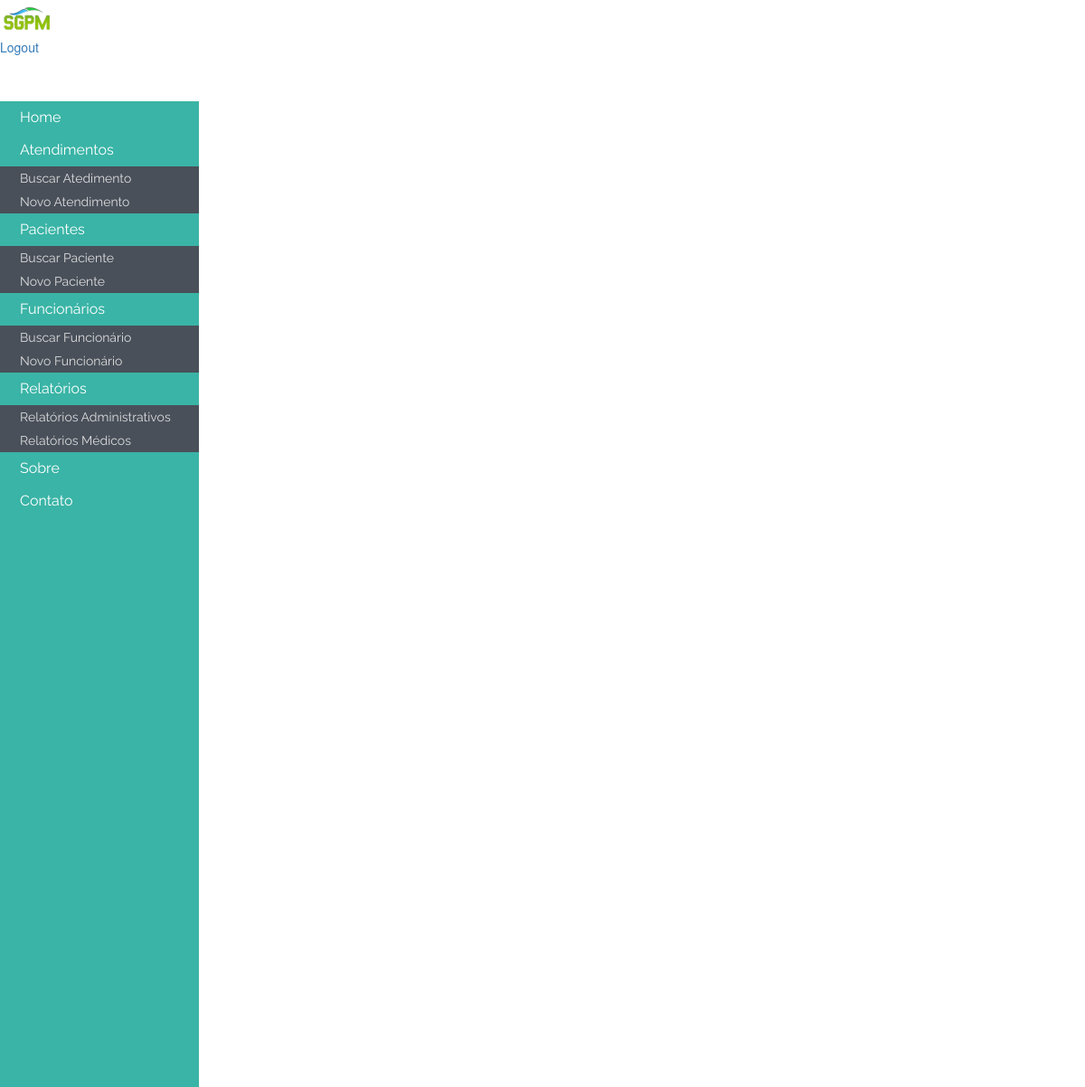
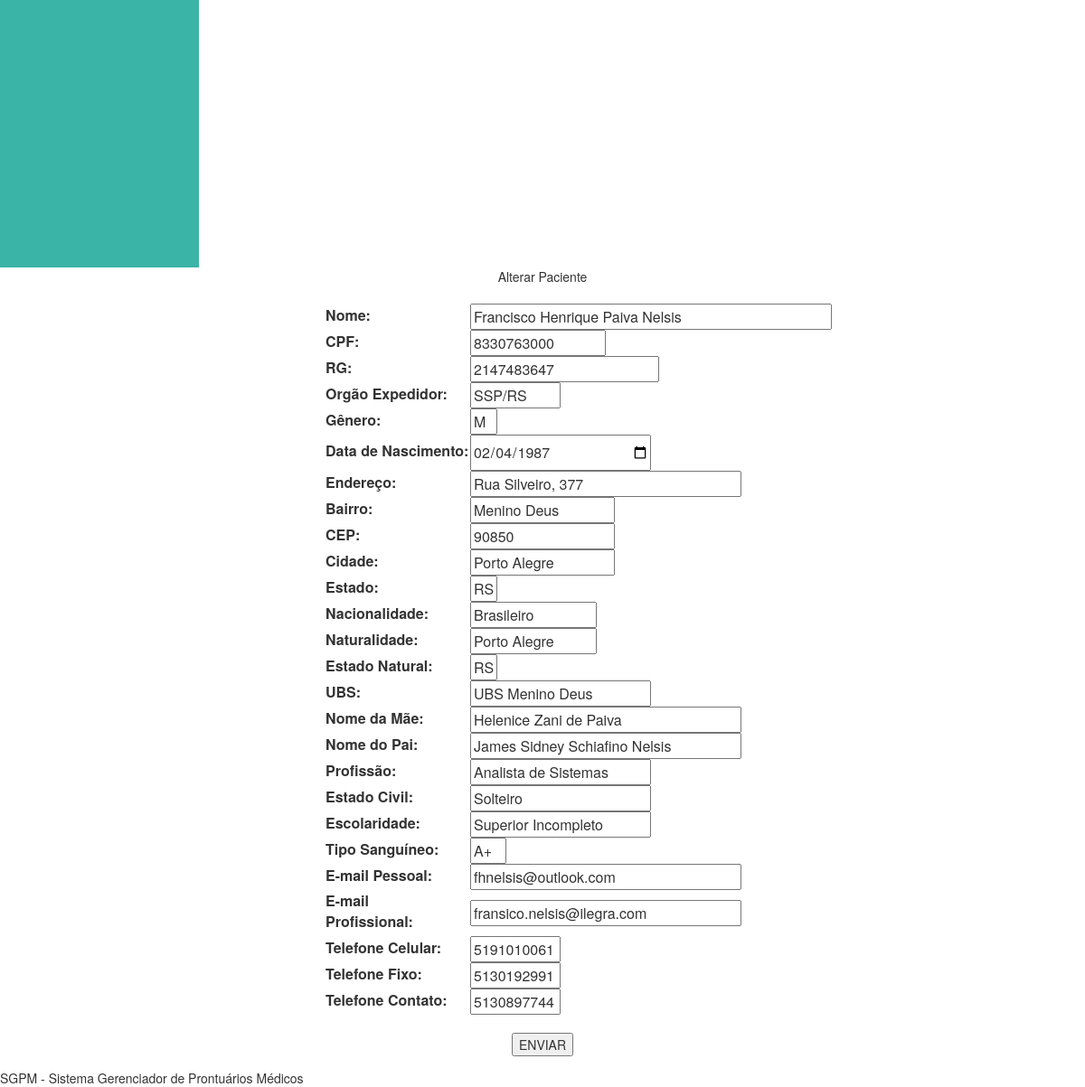
The page /formPaciente.php?id=32 on the database its author committed (2 pictures, top to bottom).
### tables this page shows
CREATE TABLE IF NOT EXISTS `paciente` (
  `id_paciente` int(4) NOT NULL AUTO_INCREMENT,
  `nome_paciente` varchar(50) NOT NULL,
  `cpf` varchar(11) NOT NULL,
  `rg` int(11) NOT NULL,
  `org_exp` varchar(10) NOT NULL,
  `genero` varchar(1) NOT NULL,
  `data_nasc` date NOT NULL,
  `endereco` varchar(50) NOT NULL,
  `bairro` varchar(30) NOT NULL,
  `cep` int(11) NOT NULL,
  `cidade` varchar(30) NOT NULL,
  `estado` varchar(2) NOT NULL,
  `pais_nacionalidade` varchar(30) NOT NULL,
  `cidade_natural` varchar(30) NOT NULL,
  `estado_natural` varchar(2) NOT NULL,
  `ubs_atendimento` varchar(50) NOT NULL,
  `nome_mae` varchar(50) NOT NULL,
  `nome_pai` varchar(50) NOT NULL,
  `profissao` varchar(30) NOT NULL,
  `estado_civil` varchar(30) NOT NULL,
  `escolaridade` varchar(30) NOT NULL,
  `tipo_sanguineo` varchar(5) NOT NULL,
  `email_pessoal` varchar(50) NOT NULL,
  `email_prof` varchar(50) NOT NULL,
  `tel_cel` varchar(30) NOT NULL,
  `tel_fixo` varchar(30) NOT NULL,
  `tel_contato` varchar(30) NOT NULL,
  PRIMARY KEY (`id_paciente`),
  UNIQUE KEY `cpf` (`cpf`),
  KEY `id_paciente` (`id_paciente`)
);

### formPaciente.php (the view, shortened to what this page needs)
<?php include ('includes/cabecalho.php')?>
<?php include ('includes/menu.php')?>
<?php include ('includes/menuBack.php')?>
<?php
if (isset ( $_GET ['id'] )) {
	$con = mysqli_connect ( "localhost", "root", "", "sgpm" );
	mysqli_set_charset ( $con, "utf8" );
	$query = mysqli_query ( $con, "SELECT * FROM paciente WHERE id_paciente = {$_GET['id']} " );
	$dadosPaciente = mysqli_fetch_array ( $query );
}
?>
<div class="divTudoFormPaciente">
	<div id="tituloPaginaCadastroAlteracao">
		<center>
				<?php echo isset($_GET['id']) ? "Alterar Paciente" : "Cadastrar Paciente"; ?>
			</center>
	</div>
	<center>
		<div id="formAlteraPaciente">
			<div class="content-dataTable" style="width: 40%; margin: 0 auto">
				<form method="POST">
					<table width="100%">
						<tr>
							<br />
							<td><label for="nome_paciente">Nome:</label></td>
							<td><input style="width: 400px;" type="text" name="nome_paciente"
								id="nome_paciente" maxlength="50"
								value="<?php
								if (isset ( $dadosPaciente ['nome_paciente'] )) {
									echo $dadosPaciente ['nome_paciente'];
								}
								?>" /></td>
						</tr>
						<tr>
							<td><label for="cpf">CPF:</label></td>
							<td><input style="width: 150px;" type="text" name="cpf" id="cpf"
								maxlength="11"
								value="<?php
								if (isset ( $dadosPaciente ['cpf'] )) {
									echo $dadosPaciente ['cpf'];
								}
								?>" /></td>
						</tr>
						<tr>
							<td><label for="rg">RG:</label></td>
							<td><input type="text" name="rg" id="rg" maxlength="10"
								value="<?php
								if (isset ( $dadosPaciente ['rg'] )) {
									echo $dadosPaciente ['rg'];
								}
								?>" /></td>
						</tr>
						<tr>
							<td><label for="org_exp" style="width: 140px">Org&#227;o
									Expedidor:</label></td>
							<td><input style="width: 100px;" type="text" name="org_exp"
								id="org_exp" maxlength="6"
								value="<?php
								if (isset ( $dadosPaciente ['org_exp'] )) {
									echo $dadosPaciente ['org_exp'];
								}
								?>" /></td>
						</tr>
						<tr>
							<td><label for="genero">G&#234;nero:</label></td>
							<td><input style="width: 30px;" type="text" name="genero"
								id="genero" maxlength="1"
								value="<?php
								if (isset ( $dadosPaciente ['genero'] )) {
									echo $dadosPaciente ['genero'];
								}
								?>" /></td>
						</tr>
						<tr>
							<td><label for="data_nasc" style="width: 160px">Data de
									Nascimento:</label></td>
							<td><input style="width: 200px;" type="date" name="data_nasc"
								id="data_nasc" maxlength="10"
								value="<?php
								if (isset ( $dadosPaciente ['data_nasc'] )) {
									echo $dadosPaciente ['data_nasc'];
								}
								?>" /></td>
						</tr>
						<tr>
							<td><label for="endereco" style="width: 100px">Endere&#231;o:</label></td>
							<td><input style="width: 300px;" type="text" name="endereco"
								id="endereco" maxlength="100"
								value="<?php
								if (isset ( $dadosPaciente ['endereco'] )) {
									echo $dadosPaciente ['endereco'];
								}
								?>" /></td>
						</tr>
						<tr>
							<td><label for="bairro" style="width: 100px">Bairro:</label></td>
							<td><input style="width: 160px;" type="text" name="bairro"
								id="bairro" maxlength="30"
								value="<?php
								if (isset ( $dadosPaciente ['bairro'] )) {
									echo $dadosPaciente ['bairro'];
								}
								?>" /></td>
						</tr>
						<tr>
							<td><label for="cep" style="width: 100px">CEP:</label></td>
							<td><input style="width: 160px;" type="text" name="cep" id="cep"
								maxlength="9"
								value="<?php
								if (isset ( $dadosPaciente ['cep'] )) {
									echo $dadosPaciente ['cep'];
								}
								?>" /></td>
						</tr>
						<tr>
							<td><label for="cidade" style="width: 100px">Cidade:</label></td>
							<td><input style="width: 160px;" type="text" name="cidade"
								id="cidade" maxlength="30"
								value="<?php
								if (isset ( $dadosPaciente ['cidade'] )) {
									echo $dadosPaciente ['cidade'];
								}
								?>" /></td>
						</tr>
						<tr>
							<td><label for="estado" style="width: 100px">Estado:</label></td>
							<td><input style="width: 30px;" type="text" name="estado"
								id="estado" maxlength="2"
								value="<?php
								if (isset ( $dadosPaciente ['estado'] )) {
									echo $dadosPaciente ['estado'];
								}
								?>" /></td>
						</tr>
						<tr>
							<td><label for="pais_nacionalidade" style="width: 100px">Nacionalidade:</label></td>
							<td><input style="width: 140px;" type="text"
								name="pais_nacionalidade" id="pais_nacionalidade" maxlength="30"
								value="<?php
								if (isset ( $dadosPaciente ['pais_nacionalidade'] )) {
									echo $dadosPaciente ['pais_nacionalidade'];
								}
								?>" /></td>
						</tr>
						<tr>
							<td><label for="cidade_natural" style="width: 100px">Naturalidade:</label></td>
							<td><input style="width: 140px;" type="text"
								name="cidade_natural" id="cidade_natural" maxlength="30"
								value="<?php
								if (isset ( $dadosPaciente ['cidade_natural'] )) {
									echo $dadosPaciente ['cidade_natural'];
								}
								?>" /></td>
						</tr>
						<tr>
							<td><label for="estado_natural" style="width: 120px">Estado
									Natural:</label></td>
							<td><input style="width: 30px;" type="text" name="estado_natural"
								id="estado_natural" maxlength="2"
								value="<?php
								if (isset ( $dadosPaciente ['estado_natural'] )) {
									echo $dadosPaciente ['estado_natural'];
								}
								?>" /></td>
						</tr>
						<tr>
							<td><label for="ubs_atendimento" style="width: 120px">UBS:</label></td>
							<td><input style="width: 200px;" type="text"
								name="ubs_atendimento" id="ubs_atendimento" maxlength="30"
								value="<?php
								if (isset ( $dadosPaciente ['ubs_atendimento'] )) {
									echo $dadosPaciente ['ubs_atendimento'];
								}
								?>" /></td>
						</tr>
						<tr>
							<td><label for="nome_mae" style="width: 120px">Nome da M&#227;e:</label></td>
							<td><input style="width: 300px;" type="text" name="nome_mae"
								id="nome_mae" maxlength="50"
								value="<?php
								if (isset ( $dadosPaciente ['nome_mae'] )) {
									echo $dadosPaciente ['nome_mae'];
								}
								?>" /></td>
						</tr>
						<tr>
							<td><label for="nome_pai" style="width: 120px">Nome do Pai:</label></td>
							<td><input style="width: 300px;" type="text" name="nome_pai"
								id="nome_pai" maxlength="50"
								value="<?php
								if (isset ( $dadosPaciente ['nome_pai'] )) {
									echo $dadosPaciente ['nome_pai'];
								}
								?>" /></td>
						</tr>
						<tr>
							<td><label for="profissao" style="width: 120px">Profiss&#227;o:</label></td>
							<td><input style="width: 200px;" type="text" name="profissao"
								id="profissao" maxlength="50"
								value="<?php
								if (isset ( $dadosPaciente ['profissao'] )) {
									echo $dadosPaciente ['profissao'];
								}
								?>" /></td>
						</tr>
						<tr>
							<td><label for="estado_civil" style="width: 120px">Estado Civil:</label></td>
							<td><input style="width: 200px;" type="text" name="estado_civil"
								id="estado_civil" maxlength="50"
								value="<?php
								if (isset ( $dadosPaciente ['estado_civil'] )) {
									echo $dadosPaciente ['estado_civil'];
								}
								?>" /></td>
						</tr>
						<tr>
							<td><label for="escolaridade" style="width: 120px">Escolaridade:</label></td>
							<td><input style="width: 200px;" type="text" name="escolaridade"
								id="escolaridade" maxlength="50"
								value="<?php
								if (isset ( $dadosPaciente ['escolaridade'] )) {
									echo $dadosPaciente ['escolaridade'];
								}
								?>" /></td>
						</tr>
						<tr>
							<td><label for="tipo_sanguineo" style="width: 140px">Tipo
									Sangu&#237;neo:</label></td>
							<td><input style="width: 40px;" type="text" name="tipo_sanguineo"
								id="tipo_sanguineo" maxlength="3"
								value="<?php
								if (isset ( $dadosPaciente ['tipo_sanguineo'] )) {
									echo $dadosPaciente ['tipo_sanguineo'];
								}
								?>" /></td>
						</tr>
						<tr>
							<td><label for="email_pessoal" style="width: 140px">E-mail
									Pessoal:</label></td>
							<td><input style="width: 300px;" type="text" name="email_pessoal"
								id="email_pessoal" maxlength="50"
								value="<?php
								if (isset ( $dadosPaciente ['email_pessoal'] )) {
									echo $dadosPaciente ['email_pessoal'];
								}
								?>" /></td>
						</tr>
						<tr>
							<td><label for="email_prof" style="width: 140px">E-mail
									Profissional:</label></td>
							<td><input style="width: 300px;" type="text" name="email_prof"
								id="email_pessoal" maxlength="50"
								value="<?php
								if (isset ( $dadosPaciente ['email_prof'] )) {
									echo $dadosPaciente ['email_prof'];
								}
								?>" /></td>
						</tr>
						<tr>
							<td><label for="tel_cel" style="width: 140px">Telefone Celular:</label></td>
							<td><input style="width: 100px;" type="text" name="tel_cel"
								id="tel_cel" maxlength="10"
								value="<?php
								if (isset ( $dadosPaciente ['tel_cel'] )) {
									echo $dadosPaciente ['tel_cel'];
								}
								?>" /></td>
						</tr>
						<tr>
							<td><label for="tel_fixo" style="width: 140px">Telefone Fixo:</label></td>
							<td><input style="width: 100px;" type="text" name="tel_fixo"
								id="tel_cel" maxlength="10"
								value="<?php
								if (isset ( $dadosPaciente ['tel_fixo'] )) {
									echo $dadosPaciente ['tel_fixo'];
								}
								?>" /></td>
						</tr>
						<tr>
							<td><label for="tel_contato" style="width: 140px">Telefone
									Contato:</label></td>
							<td><input style="width: 100px;" type="text" name="tel_contato"
								id="tel_contato" maxlength="10"
								value="<?php
								if (isset ( $dadosPaciente ['tel_contato'] )) {
									echo $dadosPaciente ['tel_contato'];
								}
								?>" /></td>
						</tr>
					</table>
					<br>
						?>" /> <input type="submit" name="enviar" value="ENVIAR"
						id="enviar_cadastro" />
				</form>
			</div>
		</div>
	</center>
</div>
<?php include ('includes/rodape.php')?>

### rows shown on the page
paciente: nome_paciente "Francisco Henrique Paiva Nelsis", cpf "8330763000", rg "2147483647", org_exp "SSP/RS", genero "M", data_nasc "02/04/1987", endereco "Rua Silveiro, 377", bairro "Menino Deus", cep "90850", cidade "Porto Alegre", estado "RS", pais_nacionalidade "Brasileiro", cidade_natural "Porto Alegre", estado_natural "RS", ubs_atendimento "UBS Menino Deus", nome_mae "Helenice Zani de Paiva", nome_pai "James Sidney Schiafino Nelsis", profissao "Analista de Sistemas", estado_civil "Solteiro", escolaridade "Superior Incompleto", tipo_sanguineo "A+", email_pessoal "fhnelsis@outlook.com", email_prof "fransico.nelsis@ilegra.com", tel_cel "5191010061", tel_fixo "5130192991", tel_contato "5130897744"
